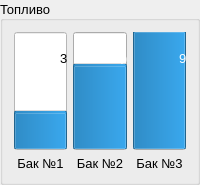
                <widget class="QGroupBox" name="groupBoxFuel">
                 <property name="sizePolicy">
                  <sizepolicy hsizetype="Minimum" vsizetype="Expanding">
                   <horstretch>0</horstretch>
                   <verstretch>0</verstretch>
                  </sizepolicy>
                 </property>
                 <property name="minimumSize">
                  <size>
                   <width>0</width>
                   <height>185</height>
                  </size>
                 </property>
                 <property name="maximumSize">
                  <size>
                   <width>301</width>
                   <height>16777215</height>
                  </size>
                 </property>
                 <property name="font">
                  <font>
                   <pointsize>10</pointsize>
                  </font>
                 </property>
                 <property name="title">
                  <string>Топливо</string>
                 </property>
                 <property name="alignment">
                  <set>Qt::AlignLeading|Qt::AlignLeft|Qt::AlignVCenter</set>
                 </property>
                 <layout class="QHBoxLayout" name="horizontalLayout_2" stretch="0,0,0">
                  <item>
                   <layout class="QVBoxLayout" name="layoutTank1">
                    <item>
                     <widget class="QProgressBar" name="progressBarTank1">
                      <property name="sizePolicy">
                       <sizepolicy hsizetype="Preferred" vsizetype="Expanding">
                        <horstretch>0</horstretch>
                        <verstretch>0</verstretch>
                       </sizepolicy>
                      </property>
                      <property name="styleSheet">
                       <string notr="true">background-color: rgb(255, 255, 255);</string>
                      </property>
                      <property name="value">
                       <number>30</number>
                      </property>
                      <property name="orientation">
                       <enum>Qt::Vertical</enum>
                      </property>
                     </widget>
                    </item>
                    <item>
                     <widget class="QLabel" name="labelTank1">
                      <property name="sizePolicy">
                       <sizepolicy hsizetype="Preferred" vsizetype="Preferred">
                        <horstretch>0</horstretch>
                        <verstretch>0</verstretch>
                       </sizepolicy>
                      </property>
                      <property name="font">
                       <font>
                        <pointsize>10</pointsize>
                       </font>
                      </property>
                      <property name="text">
                       <string>Бак №1</string>
                      </property>
                      <property name="alignment">
                       <set>Qt::AlignCenter</set>
                      </property>
                     </widget>
                    </item>
                   </layout>
                  </item>
                  <item>
                   <layout class="QVBoxLayout" name="layoutTank2">
                    <item>
                     <widget class="QProgressBar" name="progressBarTank2">
                      <property name="sizePolicy">
                       <sizepolicy hsizetype="Preferred" vsizetype="Expanding">
                        <horstretch>0</horstretch>
                        <verstretch>0</verstretch>
                       </sizepolicy>
                      </property>
                      <property name="value">
                       <number>70</number>
                      </property>
                      <property name="orientation">
                       <enum>Qt::Vertical</enum>
                      </property>
                     </widget>
                    </item>
                    <item>
                     <widget class="QLabel" name="labelTank2">
                      <property name="sizePolicy">
                       <sizepolicy hsizetype="Preferred" vsizetype="Preferred">
                        <horstretch>0</horstretch>
                        <verstretch>0</verstretch>
                       </sizepolicy>
                      </property>
                      <property name="font">
                       <font>
                        <pointsize>10</pointsize>
                       </font>
                      </property>
                      <property name="text">
                       <string>Бак №2</string>
                      </property>
                      <property name="alignment">
                       <set>Qt::AlignCenter</set>
                      </property>
                     </widget>
                    </item>
                   </layout>
                  </item>
                  <item>
                   <layout class="QVBoxLayout" name="layoutTank3">
                    <item>
                     <widget class="QProgressBar" name="progressBarTank3">
                      <property name="sizePolicy">
                       <sizepolicy hsizetype="Preferred" vsizetype="Expanding">
                        <horstretch>0</horstretch>
                        <verstretch>0</verstretch>
                       </sizepolicy>
                      </property>
                      <property name="value">
                       <number>99</number>
                      </property>
                      <property name="orientation">
                       <enum>Qt::Vertical</enum>
                      </property>
                     </widget>
                    </item>
                    <item>
                     <widget class="QLabel" name="labelTank3">
                      <property name="sizePolicy">
                       <sizepolicy hsizetype="Preferred" vsizetype="Preferred">
                        <horstretch>0</horstretch>
                        <verstretch>0</verstretch>
                       </sizepolicy>
                      </property>
                      <property name="font">
                       <font>
                        <pointsize>10</pointsize>
                       </font>
                      </property>
                      <property name="text">
                       <string>Бак №3</string>
                      </property>
                      <property name="alignment">
                       <set>Qt::AlignCenter</set>
                      </property>
                     </widget>
                    </item>
                   </layout>
                  </item>
                 </layout>
                </widget>
